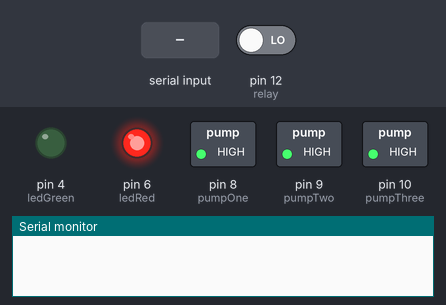
The sketch below on a simulated Arduino Uno, built with avr-gcc and run on an emulated ATmega328P. Shown: switched loads named in the sketch (green lamp = pin HIGH), output pins drawn as LEDs (lit = HIGH), the last lines printed to the serial monitor. Inputs (shaded band) come from the test bench; at power-on: pin 12 (relay) LOW.

Above: at 1.3 s.
1.4 s: "E90\n" received over the second serial link
At 2.4 s:
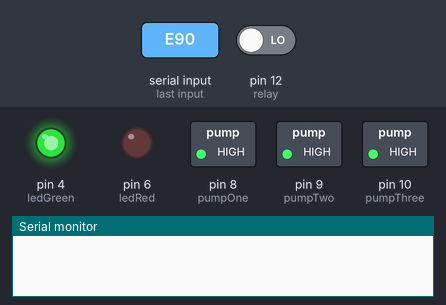
2.9 s: "E,45\n" received over the second serial link
At 4.4 s:
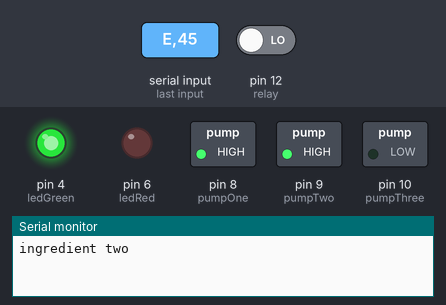
Timing chart, 0 to 5.9 s (numbered marks = the images above; inputs shaded):
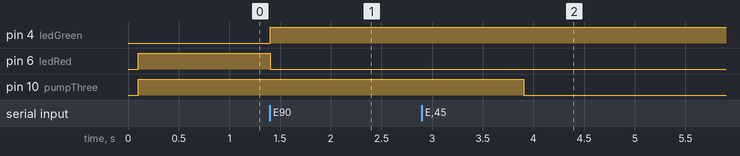

Measured:
- after the input at 1.4 s, pin 4 (ledGreen): LOW → HIGH at once; pin 6 (ledRed): HIGH → LOW at once
- after the input at 2.9 s, pin 10 (pumpThree): HIGH → LOW after 1.0 s

The sketch:

drinkbot.ino
```cpp
#include <SoftwareSerial.h>

int led_on;
int pastState;
int buttonState;

int relay = 12;
int pumpOne = 8;
int pumpTwo = 9;
int pumpThree = 10;

int ledGreen = 4;
int ledRed = 6;

int bluetoothTx = 2;
int bluetoothRx = 3;

int incomingByte;
int measure1;
int measure2;
int measure3;
int number;
int count;
boolean busy;
boolean readyToPump;

SoftwareSerial bluetooth(bluetoothTx, bluetoothRx);

// the setup routine runs once when you press reset:
void setup() {
 Serial.begin(9600);  // Begin the serial monitor at 9600bps

  bluetooth.begin(115200);  // The Bluetooth Mate defaults to 115200bps
  bluetooth.print("$");  // Print three times individually
  bluetooth.print("$");
  bluetooth.print("$");  // Enter command mode
  delay(100);  // Short delay, wait for the Mate to send back CMD
  bluetooth.println("U,9600,N");  // Temporarily Change the baudrate to 9600, no parity
  // 115200 can be too fast at times for NewSoftSerial to relay the data reliably
  bluetooth.begin(9600);  // Start bluetooth serial at 9600


  // make the pushbutton's pin an input:
  pinMode(relay, INPUT);
  pinMode(ledGreen, OUTPUT);
  pinMode(ledRed, OUTPUT);
  pinMode(pumpOne, OUTPUT);
  pinMode(pumpTwo, OUTPUT);
  pinMode(pumpThree, OUTPUT);
  count = 0;
  busy = false;
  readyToPump = false;
  measure1 = 0;
  measure2 = 0;
  measure3 = 0;
  digitalWrite(pumpOne, HIGH); // set to high for pumps to be off
  digitalWrite(pumpTwo, HIGH);
  digitalWrite(pumpThree, HIGH);
  digitalWrite(ledGreen, LOW); // led green when pumping
  digitalWrite(ledRed, HIGH); // led red when not pumping
}

// the loop routine runs over and over again forever:
void loop() {
  if (bluetooth.available()) {
    readyToPump = false;
    char incomingByte = (char)bluetooth.read();
    // new drink measurement marker
    if (incomingByte == 'D') {
      count++;
      // we got to the second measurement
      if (count == 2) {
        measure1 = number;
        number = 0;
      // we got to the third measurement
      } else if (count == 3) {
        measure2 = number;
        number = 0;
      }
    // no more numbers
    } else if (incomingByte == 'E') {
      measure3 = number;
      number = 0;
      count = 0;
      readyToPump = true;
    } else {
      number = (number * 10) + (incomingByte - '0');
    }
  }

  int relayState = digitalRead(relay);

  // wait for all bluetooth data to be received before pumping
  if (readyToPump) {
    // different delays for each pump to accomodate for different tubing lengths & pump speeds
    digitalWrite(ledGreen, HIGH);
    digitalWrite(ledRed, LOW);
    if ((measure1 != 0) and !busy) {
      delay(1000);
      digitalWrite(pumpOne, LOW);
      busy = true;
      Serial.println("ingredient one");
      for (int i = 0; i < measure1; i++) {
        delay(1100);
        Serial.println(i);
      }
      digitalWrite(pumpOne, HIGH);
      measure1 = 0;
      busy = false;
    }
    if ((measure2 != 0) and !busy) {
      delay(1000);
      digitalWrite(pumpTwo, LOW);
      busy = true;
      Serial.println("ingredient two");
      for (int i = 0; i < measure2; i++) {
        delay(2000);
        Serial.println(i);
      }
      digitalWrite(pumpTwo, HIGH);
      measure2 = 0;
      busy = false;
    }
    if ((measure3 != 0) and !busy) {
      delay(1000);
      digitalWrite(pumpThree, LOW);
      busy = true;
      Serial.println("ingredient two");
      for (int i = 0; i < measure3; i++) {
        delay(1750);
        Serial.println(i);
      }
      digitalWrite(pumpThree, HIGH);
      measure3 = 0;
      busy = false;
      readyToPump = false;
      digitalWrite(ledGreen, LOW);
      digitalWrite(ledRed, HIGH);
    }
  }

  delay(100);        // delay in between reads for stability
}
```
